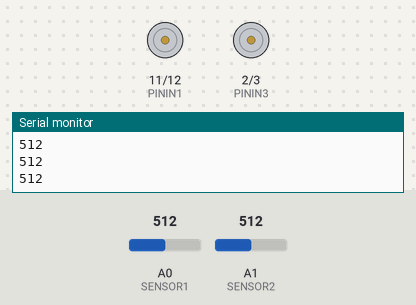
A sketch run on a simulated Arduino Uno, built with avr-gcc and run on an emulated ATmega328P. Shown: motor-driver pin pairs drawn as motors (green arrow = first pin HIGH = forward, orange = second pin HIGH = backward, longer = more drive, scaled by the enable pin), the last lines printed to the serial monitor. Inputs (shaded band) come from the test bench; at power-on: A0 (SENSOR1) = 512, A1 (SENSOR2) = 512.

Above: at 1.2 s.
1.3 s: A0 (SENSOR1) set to 582
2.8 s: A0 (SENSOR1) set to 618
At 3.9 s:
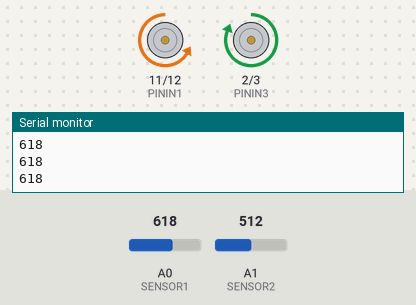
Timing chart, 0 to 5.8 s (numbered marks = the images above; inputs shaded):
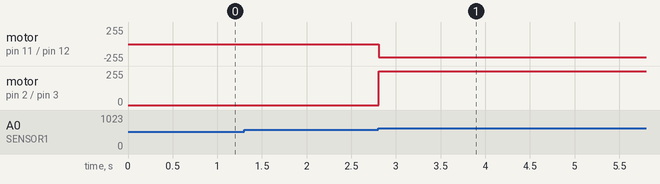

The sketch:

sketch_nov23a.ino
```cpp
// Declaração dos pinos dos motores
#define PININ1 11
#define PININ2 12
#define PININ3 2
#define PININ4 3
#define PINENA 10
#define PINENB 4

// Portas sensor
#define SENSOR1 A0    //right
#define SENSOR2 A1


int speed = 135, SpeedL, SpeedR; //velocidade de torque do motor
int sensorPin = A0;
int sensorPin1 = A1;
int valorReferencia = 600;

void setup() {
  pinMode(sensorPin, INPUT);
  pinMode(sensorPin1, INPUT);
  pinMode(PININ1, OUTPUT);
  pinMode(PININ2, OUTPUT);
  pinMode(PININ3, OUTPUT);
  pinMode(PININ4, OUTPUT);
  pinMode(PINENA, OUTPUT);
  pinMode(PINENB, OUTPUT);
  Serial.begin(9600);
}

void loop() {

  int SensorValor1 = analogRead(SENSOR1);
  int SensorValor2 = analogRead(SENSOR2);

 /*analogWrite(2, 200);
  analogWrite(3, 0);
  analogWrite(4, 200);
  analogWrite(10, 200);
  analogWrite(11,0 );
  analogWrite(12, 200);*/

  Serial.println(SensorValor1);

  if (SensorValor1 > valorReferencia){
      analogWrite(2, 200);
      analogWrite(3, 0);
      analogWrite(4, 200);
      analogWrite(10, 200);
      analogWrite(11,0 );
      analogWrite(12, 200);
  } else{
      analogWrite(2, 0);
      analogWrite(3, 0);
      analogWrite(4, 0);
      analogWrite(10, 0);
      analogWrite(11, 0);
      analogWrite(12, 0);
  }
}
```

Measured:
- the behaviour switches between 600 and 601 on A0 (SENSOR1) (found by bisection; images 0 and 1)
- after the input at 2.8 s, motor on pin 11 (PININ1) / pin 12 (PININ2): stopped → backward 200/255 at once; motor on pin 2 (PININ3) / pin 3 (PININ4): stopped → forward 255/255 at once
